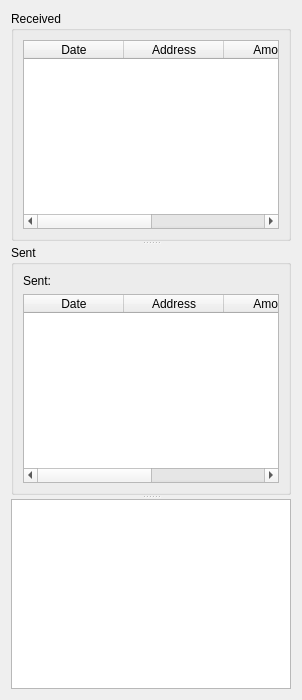
      <widget class="QWidget" name="tab_historial">
       <attribute name="title">
        <string>Historial</string>
       </attribute>
       <layout class="QVBoxLayout" name="verticalLayout_11">
        <item>
         <widget class="QSplitter" name="splitter_3">
          <property name="orientation">
           <enum>Qt::Vertical</enum>
          </property>
          <widget class="QGroupBox" name="groupBox_8">
           <property name="title">
            <string>Received</string>
           </property>
           <layout class="QVBoxLayout" name="verticalLayout_10">
            <item>
             <widget class="QTableWidget" name="transtable_input">
              <property name="sizePolicy">
               <sizepolicy hsizetype="Expanding" vsizetype="Expanding">
                <horstretch>0</horstretch>
                <verstretch>1</verstretch>
               </sizepolicy>
              </property>
              <attribute name="horizontalHeaderCascadingSectionResizes">
               <bool>false</bool>
              </attribute>
              <attribute name="horizontalHeaderStretchLastSection">
               <bool>true</bool>
              </attribute>
              <attribute name="verticalHeaderVisible">
               <bool>false</bool>
              </attribute>
              <column>
               <property name="text">
                <string>Date</string>
               </property>
              </column>
              <column>
               <property name="text">
                <string>Address</string>
               </property>
              </column>
              <column>
               <property name="text">
                <string>Amount</string>
               </property>
              </column>
              <column>
               <property name="text">
                <string>txid</string>
               </property>
              </column>
             </widget>
            </item>
           </layout>
          </widget>
          <widget class="QGroupBox" name="groupBox_9">
           <property name="title">
            <string>Sent</string>
           </property>
           <layout class="QVBoxLayout" name="verticalLayout_6">
            <item>
             <widget class="QLabel" name="label_9">
              <property name="text">
               <string>Sent:</string>
              </property>
             </widget>
            </item>
            <item>
             <widget class="QTableWidget" name="transtable_output">
              <attribute name="horizontalHeaderStretchLastSection">
               <bool>true</bool>
              </attribute>
              <attribute name="verticalHeaderVisible">
               <bool>false</bool>
              </attribute>
              <column>
               <property name="text">
                <string>Date</string>
               </property>
              </column>
              <column>
               <property name="text">
                <string>Address</string>
               </property>
              </column>
              <column>
               <property name="text">
                <string>Amount</string>
               </property>
              </column>
              <column>
               <property name="text">
                <string>txid</string>
               </property>
              </column>
             </widget>
            </item>
           </layout>
          </widget>
          <widget class="QPlainTextEdit" name="transtext"/>
         </widget>
        </item>
       </layout>
      </widget>
